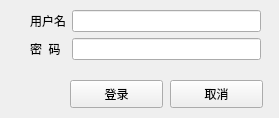
<?xml version="1.0" encoding="UTF-8"?>
<ui version="4.0">
 <class>DialogLogin</class>
 <widget class="QDialog" name="DialogLogin">
  <property name="geometry">
   <rect>
    <x>0</x>
    <y>0</y>
    <width>279</width>
    <height>118</height>
   </rect>
  </property>
  <property name="windowTitle">
   <string>登录</string>
  </property>
  <property name="windowIcon">
   <iconset>
    <normaloff>../../../.designer/logo.png</normaloff>../../../.designer/logo.png</iconset>
  </property>
  <property name="modal">
   <bool>true</bool>
  </property>
  <widget class="QDialogButtonBox" name="buttonBox">
   <property name="geometry">
    <rect>
     <x>30</x>
     <y>240</y>
     <width>341</width>
     <height>32</height>
    </rect>
   </property>
   <property name="orientation">
    <enum>Qt::Horizontal</enum>
   </property>
   <property name="standardButtons">
    <set>QDialogButtonBox::Cancel|QDialogButtonBox::Ok</set>
   </property>
  </widget>
  <widget class="QWidget" name="formLayoutWidget">
   <property name="geometry">
    <rect>
     <x>30</x>
     <y>10</y>
     <width>231</width>
     <height>61</height>
    </rect>
   </property>
   <layout class="QFormLayout" name="formLayout">
    <item row="0" column="0">
     <widget class="QLabel" name="labelUsername">
      <property name="text">
       <string>用户名</string>
      </property>
     </widget>
    </item>
    <item row="1" column="0">
     <widget class="QLabel" name="labelPassword">
      <property name="text">
       <string>密  码</string>
      </property>
     </widget>
    </item>
    <item row="0" column="1">
     <widget class="QLineEdit" name="lineEditUsername"/>
    </item>
    <item row="1" column="1">
     <widget class="QLineEdit" name="lineEditPassword">
      <property name="echoMode">
       <enum>QLineEdit::PasswordEchoOnEdit</enum>
      </property>
     </widget>
    </item>
   </layout>
  </widget>
  <widget class="QPushButton" name="pushButtonLogin">
   <property name="geometry">
    <rect>
     <x>70</x>
     <y>80</y>
     <width>93</width>
     <height>28</height>
    </rect>
   </property>
   <property name="text">
    <string>登录</string>
   </property>
  </widget>
  <widget class="QPushButton" name="pushButtonCancel">
   <property name="geometry">
    <rect>
     <x>170</x>
     <y>80</y>
     <width>93</width>
     <height>28</height>
    </rect>
   </property>
   <property name="text">
    <string>取消</string>
   </property>
  </widget>
 </widget>
 <resources/>
 <connections>
  <connection>
   <sender>buttonBox</sender>
   <signal>rejected()</signal>
   <receiver>DialogLogin</receiver>
   <slot>reject()</slot>
   <hints>
    <hint type="sourcelabel">
     <x>316</x>
     <y>260</y>
    </hint>
    <hint type="destinationlabel">
     <x>286</x>
     <y>274</y>
    </hint>
   </hints>
  </connection>
  <connection>
   <sender>buttonBox</sender>
   <signal>accepted()</signal>
   <receiver>DialogLogin</receiver>
   <slot>accept()</slot>
   <hints>
    <hint type="sourcelabel">
     <x>248</x>
     <y>254</y>
    </hint>
    <hint type="destinationlabel">
     <x>157</x>
     <y>274</y>
    </hint>
   </hints>
  </connection>
 </connections>
</ui>
